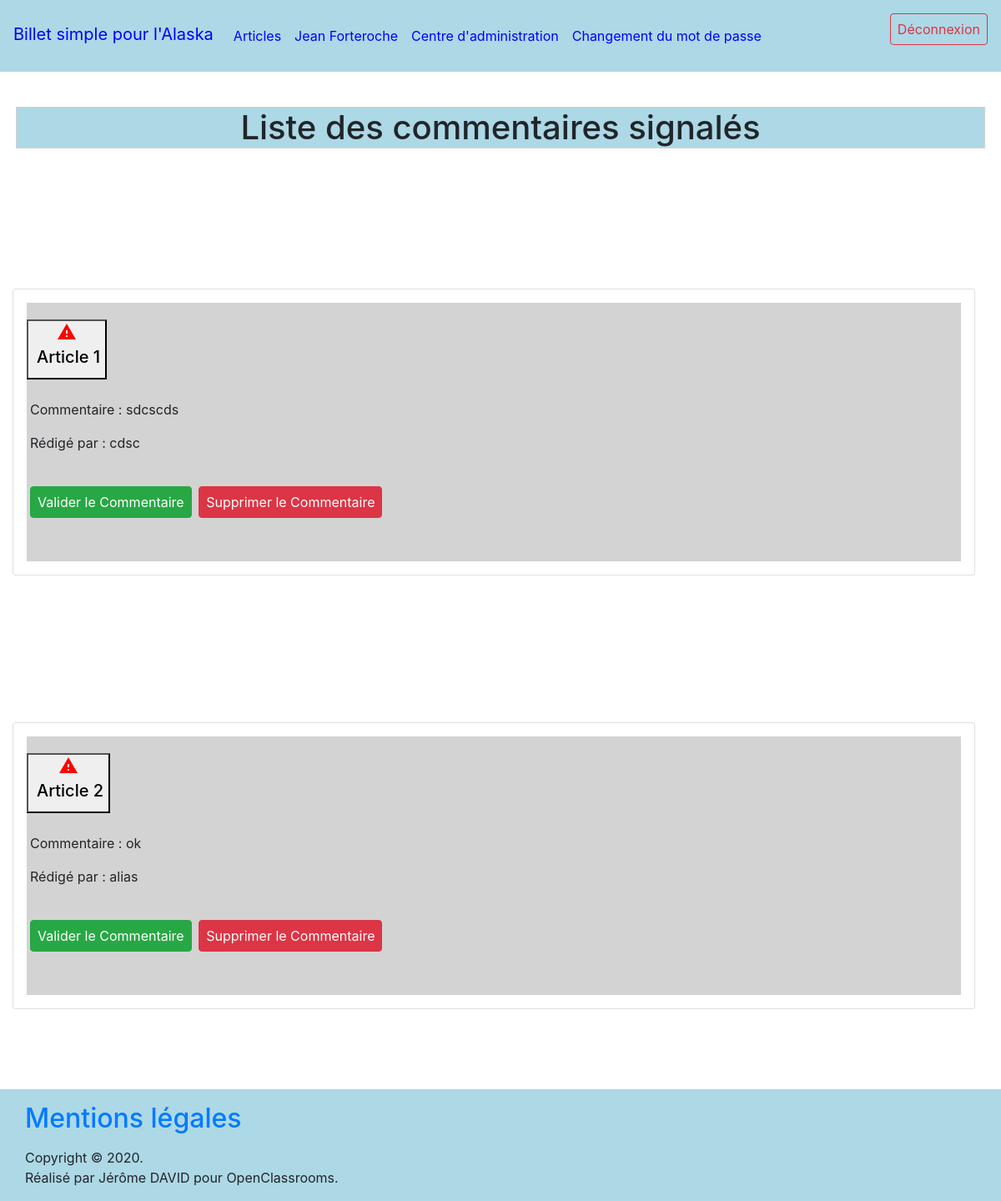
Page /index.php?action=moderate (signed in) on the committed database.
### tables this page shows
CREATE TABLE `comment` (
  `id` int(11) NOT NULL,
  `alias_user` varchar(255) NOT NULL,
  `id_post` int(11) NOT NULL,
  `comment_text` text NOT NULL,
  `comment_date` date NOT NULL,
  `report` varchar(255) NOT NULL
);

### controller/ControllerAdmin.php (called while the page is built, shortened)
<?php
class ControllerAdmin {
  public function listReported() {
    require 'model/Commentary.php';
    $listcomment = new Commentary();
    $commentary = $listcomment->listReportedCommentary();
    require 'view/reportedlist.php';
  }
}

### model/Commentary.php (called while the page is built, shortened)
<?php
  class Commentary extends Database {
    public function listReportedCommentary() {
      $db = Database::getConnection();
      $commentary = $db->prepare('SELECT * FROM comment WHERE report = 1 ORDER BY id_post');
      $commentary->execute();
      return $commentary;
    }
  }

### view/reportedlist.php (the view, shortened to what this page needs)
<!DOCTYPE html>
<html lang="fr" dir="ltr">
  <?php
    require'head.php';
    ?>
    <body>
      <?php
         if (isset($_SESSION['admin'])) {
        if ($_SESSION['admin'] == 'ok') {
          require'adminheader.php';
        } else {
          require'header.php';
        }
      } else {
        require'header.php';
      }
      ?>
      <section class="container paddingtop signal">
        <h1>Liste des commentaires signalés</h1>
        <?php while($c = $commentary->fetch()) { ?>
        <div class="rows">
          <div class="card marginlist">
          <div class="card-body">
              <button class="color-button mdl-button mdl-js-button mdl-button--fab mdl-js-ripple-effect mdl-button--colored" data-upgraded=",MaterialButton,MaterialRipple">
                  <i class="material-icons">warning</i>
                  <h5 class="card-title">Article <?= $c['id_post'] ?></h5>
              </button><br /><br />
                    <p class="card-text">Commentaire : <?= $c['comment_text'] ?></p>
                    <p class="card-text">Rédigé par : <?= $c['alias_user'] ?></p><br />
                    <a class="btn btn-success" href="?action=validatecommentary&id=<?= $c['id'] ?>">Valider le Commentaire</a>
                    <a class="btn btn-danger" href="?action=deletecommentary&id=<?= $c['id'] ?>">Supprimer le Commentaire</a>
          </div>
        </div>
       </div>
        <?php } ?>
      </section>
      <?php require'footer.php'; ?>
    </body>
</html>

### css/style.css (style rules this page uses)
.marginlist { margin-bottom: 1em; margin-right: 1em; margin-top: 10rem; padding: 0 1em; }
.paddingtop { display: flex; flex-direction: column; }
.paddingtop h1 { background: #ADD8E6; border: solid 1px lightgrey; width: auto; text-align: center; }
.signal h1 { margin-top: 8rem; }
h1 { margin: 0 .25rem; }
p { padding: 0 .25rem; }
.card-title { margin-left: .25rem; }
.material-icons { color: red; }

### rows in the picture
comment: id_post "1", comment_text "sdcscds", alias_user "cdsc"
comment: id_post "2", comment_text "ok", alias_user "alias"
